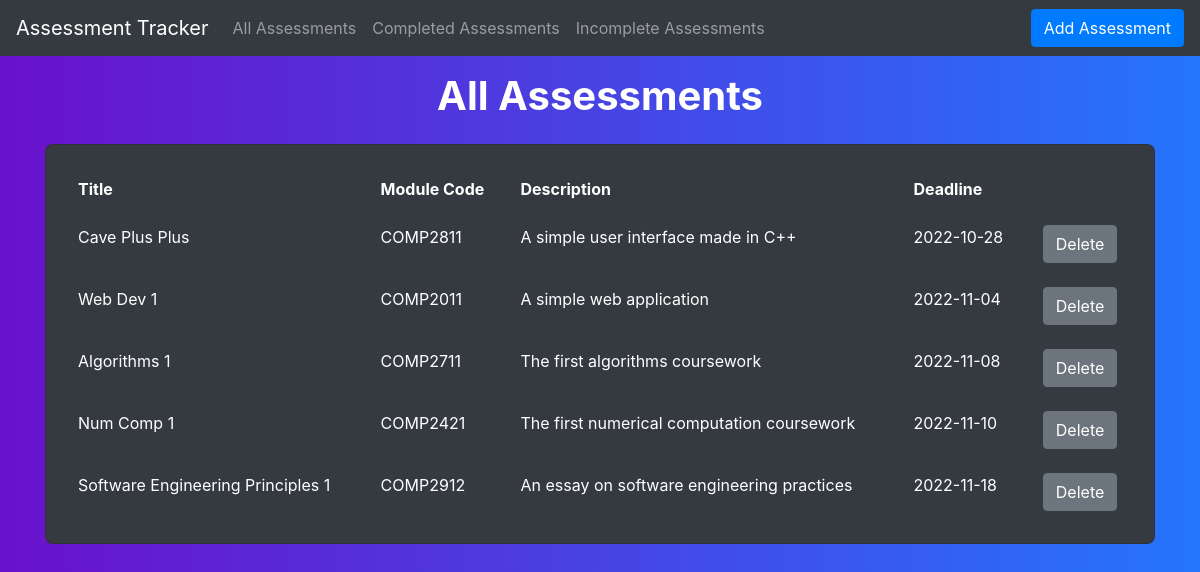
The page / on the database its author committed.
### app/models.py (models this page shows)
class Assessments(db.Model):
    id = db.Column(db.Integer, primary_key=True)
    title = db.Column(db.String(30))
    module_code = db.Column(db.String(10), index=True)
    deadline = db.Column(db.Date)
    description = db.Column(db.String(125))
    complete = db.Column(db.Boolean)

### app/views.py (the view, shortened to what this page needs)
@app.route('/', methods=['GET', 'POST'])
def all_assessments():
    form = AssessmentForm()
    cursor = db.engine.execute('SELECT * FROM assessments ORDER BY deadline ASC')
    items = cursor.fetchall()
    return render_template('all_assessments.html',
                           title='All Assessments',
                           form=form,
                           items=items)

### app/forms.py
class AssessmentForm(FlaskForm):
    titleField = StringField('Assessment Title', validators=[DataRequired(), Length(min=1, max=35, message="Title cannot exceed 30 characters")])
    moduleField = StringField('Module Code', validators=[DataRequired(), Length(min=1, max=10, message="Module code cannot exceed 10 characters")])
    deadlineField = DateField('Deadline', validators=[DataRequired()])
    descriptionField = TextAreaField('Description', validators=[DataRequired(), Length(min=1, max=125, message="Description cannot exceed 125 characters")])
    completeField = BooleanField('Complete?')
    submitField = SubmitField('Submit')

### app/templates/all_assessments.html (shortened to what this page needs)
{% extends "base.html" %}
  {% block content %}
    <div class="container">
      <div class="row justify-content-center my-3">
        <h1 class="text-white font-weight-bold">All Assessments</h1>
      </div>
      <div class="row justify-content-center">
        <div class="col-12">
          <div class="card bg-dark shadow-2-strong" style="border-radius: .5rem;">
            <div class="card-body">
              <div class="table-responsive">
                <table class="table table-borderless mb-0 table-hover text-white">
                  <thead class="thead-dark">
                    <tr>
                      <th scope="col">Title</th>
                      <th scope="col">Module Code</th>
                      <th scope="col">Description</th>
                      <th scope="col">Deadline</th>
                      <th scope="col"></th>
                    </tr>
                  </thead>
                  <tbody>
                    {% for item in items %}
                    <tr>
                      <td>{{item[1]}}</td>
                      <td>{{item[2]}}</td>
                      <td>{{item[4]}}</td>
                      <td>{{item[3]}}</td>
                      <td class="d-flex justify-content-center">
                        <form action="{{ url_for('delete') }}" method="post">
                          <input type="submit" class="btn mb-0 btn-xs btn-secondary" value="Delete"/>
                        </form>
                      </td>
                    </tr>
                    {% endfor %}
                  </tbody>
                </table>
              </div>
            </div>
          </div>
        </div>
      </div>
    </div>
  {% endblock %}

### app/templates/base.html (shortened to what this page needs)
<!DOCTYPE html>
<html>
    <head>
      <link rel="stylesheet" href="https://stackpath.bootstrapcdn.com/bootstrap/4.2.1/css/bootstrap.min.css">
    </head>
    <body style="background: linear-gradient(to right, rgba(106, 17, 203, 1), rgba(37, 117, 252, 1))">
      <nav class="navbar navbar-expand-sm navbar-dark bg-dark">
        <a class="navbar-brand" href="#">Assessment Tracker</a>
        <div class="collapse navbar-collapse" id="navbarSupportedContent">
          <ul class="navbar-nav mr-auto">
            <li class="nav-item"><a class="nav-link" href="/">All Assessments <span class="sr-only">(current)</span></a></li>
            <li class="nav-item"><a class="nav-link" href="/completed_assessments">Completed Assessments</a></li>
            <li class="nav-item"><a class="nav-link" href="/incomplete_assessments">Incomplete Assessments</a></li>
          </ul>
          <form class="d-flex">
            <button class="btn btn-primary" type="button" data-toggle="modal" data-target="#addModal">Add Assessment</button>
          </form>
        </div>
      </nav>
      <div class="d-flex justify-content-center">
        {% block content %}{% endblock %}
      </div>
    </body>
  </html>

### rows shown on the page
Assessments: title "Cave Plus Plus", module_code "COMP2811", description "A simple user interface made in C++", deadline "2022-10-28"
Assessments: title "Web Dev 1", module_code "COMP2011", description "A simple web application", deadline "2022-11-04"
Assessments: title "Algorithms 1", module_code "COMP2711", description "The first algorithms coursework", deadline "2022-11-08"
Assessments: title "Num Comp 1", module_code "COMP2421", description "The first numerical computation coursework", deadline "2022-11-10"
Assessments: title "Software Engineering Principles 1", module_code "COMP2912", description "An essay on software engineering practices", deadline "2022-11-18"
